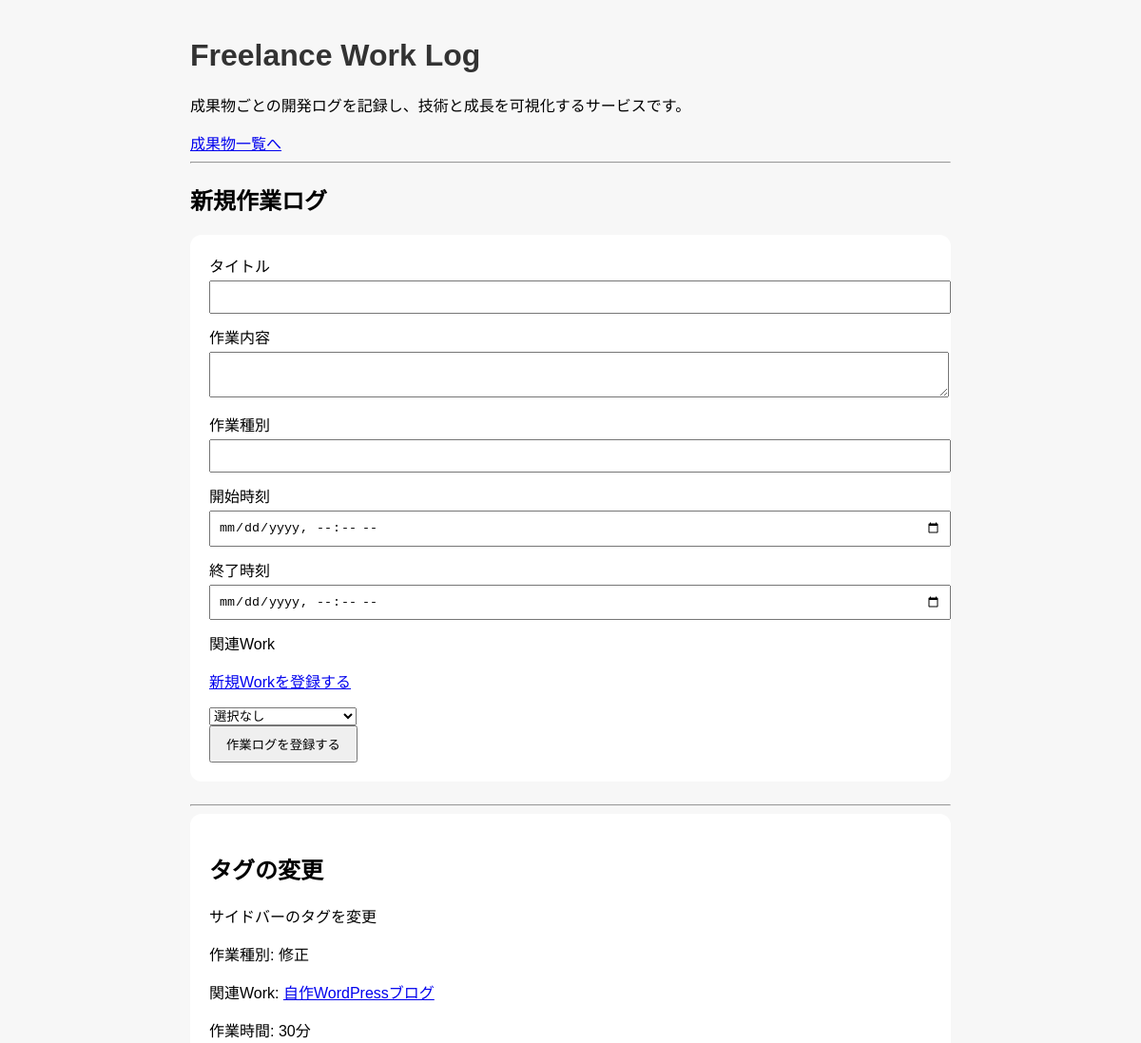
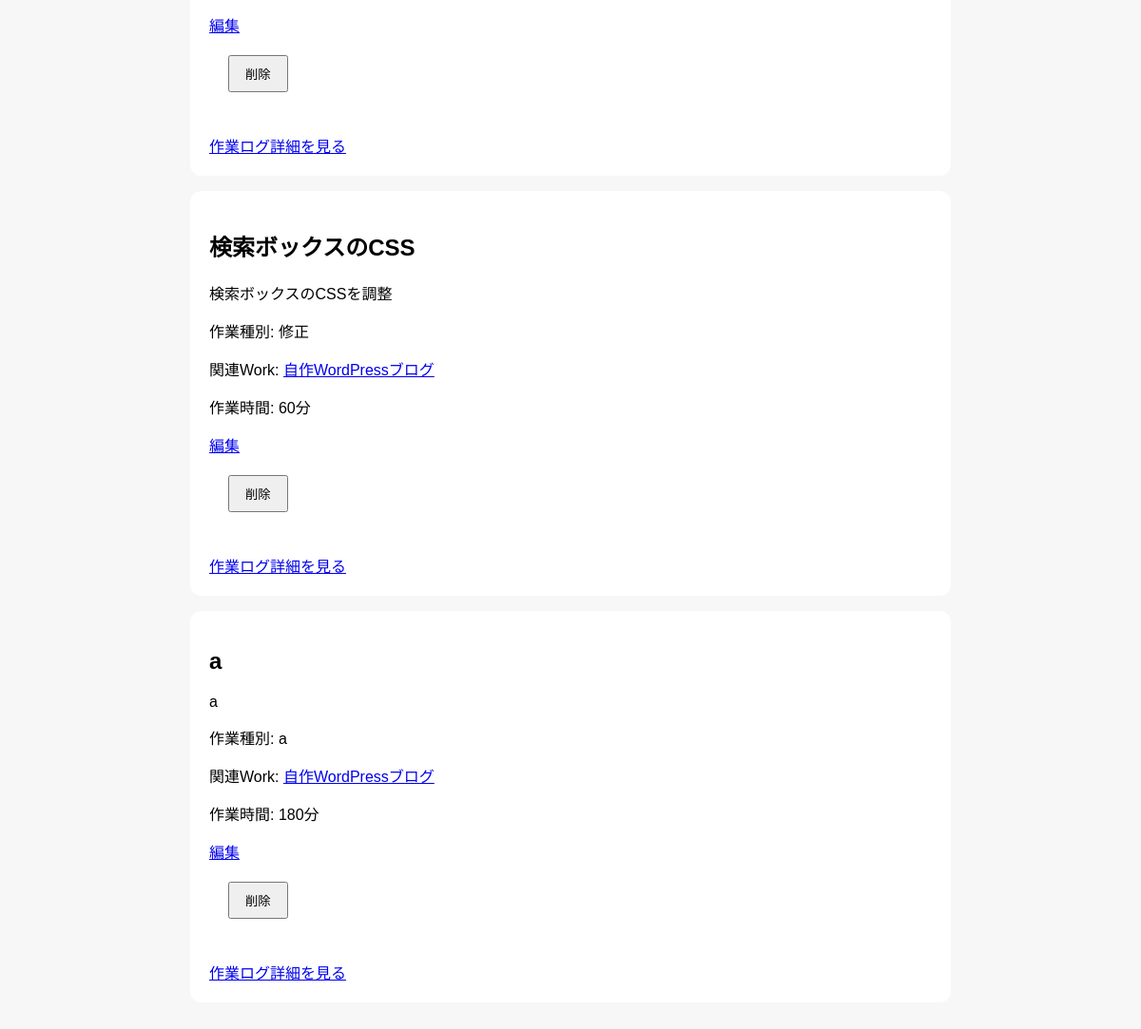
The app's page /posts-page with its own data (2 pictures, top to bottom).
### app/models.py (models this page shows)
class Post(Base):
    __tablename__ = "posts"
    id = Column(Integer, primary_key=True, index=True)
    title = Column(String)
    content = Column(String)
    task_type = Column(String)
    start_time = Column(DateTime)
    end_time = Column(DateTime)
    work_time_minutes = Column(Integer)
    work_id = Column(Integer, ForeignKey("works.id"))
    work = relationship(
        "Work",
        back_populates="posts"
    )
    created_at = Column(DateTime, default=datetime.now)

class Work(Base):
    __tablename__ = "works"
    id = Column(Integer, primary_key=True, index=True)
    title = Column(String, nullable=False)
    description = Column(Text, nullable=False)
    github_url = Column(String)
    app_url = Column(String)
    technologies = Column(String)
    posts = relationship(
        "Post",
        back_populates="work"
    )
    created_at = Column(DateTime, default=datetime.now)

### app/main.py (the view)
@app.get("/posts-page")
def posts_page(
    request: Request,
    work_id: int | None = None,
    db: Session = Depends(get_db)
):
    query = db.query(models.Post)
    if work_id:
        query = query.filter(
            models.Post.work_id == work_id
        )
    posts = query.all()
    works = db.query(models.Work).all()
    return templates.TemplateResponse(
        request,
        "posts.html",
        {"posts": posts, "works": works}
    )

### app/templates/posts.html (shortened to what this page needs)
<!DOCTYPE html>
<html lang="ja">
<head>
    <link rel="stylesheet" href="/static/style.css">
</head>
<body>
    <h1>Freelance Work Log</h1>
    <p>成果物ごとの開発ログを記録し、技術と成長を可視化するサービスです。</p>
    <nav>
        <a href="/works-page">成果物一覧へ</a>
    </nav>
    <hr>
    <h2>新規作業ログ</h2>
    <form action="/posts-page" method="post">
    <div>
        <label>タイトル</label><br>
        <input type="text" name="title">
    </div>
    <div>
        <label>作業内容</label><br>
        <textarea name="content"></textarea>
    </div>
    <div>
        <label>作業種別</label>
        <input type="text" name="task_type">
    </div>
    <div>
        <label>開始時刻</label>
        <input type="datetime-local" name="start_time">
        <label>終了時刻</label>
        <input type="datetime-local" name="end_time">
    </div>
    <div>
    <label>関連Work</label><br>
    <p><a href="/works-page">新規Workを登録する</a></p>
    <select name="work_id">
        <option value="">選択なし</option>
    </select>
    </div>
    <button type="submit">作業ログを登録する</button>
    </form>
    <hr>
    {% for post in posts %}
    <div class="post-card">
        <h2>{{ post.title }}</h2>
        <div>{{ post.content[:120] | safe }}</div>
        <p>作業種別: {{ post.task_type }}</p>
        {% if post.work %}
        <p>
            関連Work:
            <a href="/works-page/{{ post.work.id }}">
                {{ post.work.title }}
            </a>
        </p>
        {% endif %}
        <p>作業時間: {{ post.work_time_minutes }}分</p>
        <a href="/posts-page/{{ post.id }}/edit">編集</a>
        <form action="/posts-page/{{ post.id }}/delete" method="post">
        <button type="submit">削除</button>
        </form>
        <a href="/posts-page/{{ post.id }}">作業ログ詳細を見る</a>
    </div>
    {% endfor %}
</body>
</html>

### app/static/style.css (style rules this page uses)
body { font-family: sans-serif; max-width: 800px; margin: 40px auto; padding: 0 20px; background: #f7f7f7; }
h1 { color: #333; }
form { background: white; padding: 20px; border-radius: 12px; margin-bottom: 24px; }
input, textarea { width: 100%; padding: 8px; margin-top: 4px; margin-bottom: 12px; }
button { padding: 8px 16px; cursor: pointer; }
.post-card { background: white; padding: 20px; border-radius: 12px; margin-bottom: 16px; }

### records on screen
Post: title "タグの変更", content "サイドバーのタグを変更", task_type "修正", work "自作WordPressブログ", work_time_minutes "30"
Post: title "検索ボックスのCSS", content "検索ボックスのCSSを調整", task_type "修正", work "自作WordPressブログ", work_time_minutes "60"
Post: title "a", content "a", task_type "a", work "自作WordPressブログ", work_time_minutes "180"
